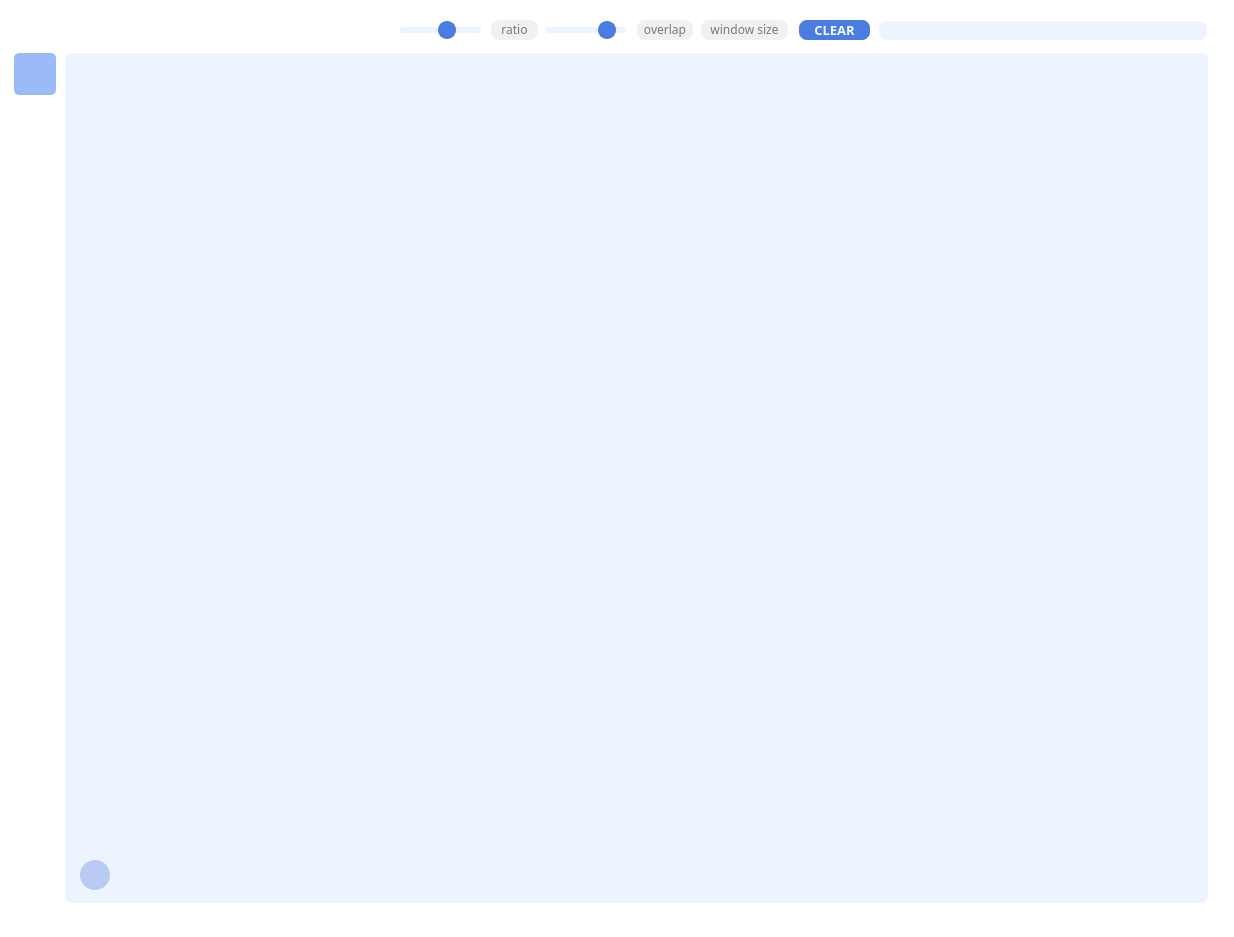
<?xml version="1.0" encoding="UTF-8"?>
<ui version="4.0">
 <class>Form</class>
 <widget class="QWidget" name="Form">
  <property name="geometry">
   <rect>
    <x>0</x>
    <y>0</y>
    <width>1234</width>
    <height>937</height>
   </rect>
  </property>
  <property name="windowTitle">
   <string>Form</string>
  </property>
  <property name="styleSheet">
   <string notr="true">background-color: rgba(0,0,0,0);</string>
  </property>
  <widget class="QFrame" name="frame_main">
   <property name="geometry">
    <rect>
     <x>0</x>
     <y>0</y>
     <width>1224</width>
     <height>922</height>
    </rect>
   </property>
   <property name="autoFillBackground">
    <bool>false</bool>
   </property>
   <property name="styleSheet">
    <string notr="true">QFrame {
	border: 1px solid rgba(0,0,0, .12);
	border-radius: 7px;
	background-color: white;
}</string>
   </property>
   <property name="frameShape">
    <enum>QFrame::StyledPanel</enum>
   </property>
   <property name="frameShadow">
    <enum>QFrame::Raised</enum>
   </property>
   <widget class="QGroupBox" name="gb_main_bar">
    <property name="geometry">
     <rect>
      <x>6</x>
      <y>10</y>
      <width>171</width>
      <height>38</height>
     </rect>
    </property>
    <property name="styleSheet">
     <string notr="true">border: none;</string>
    </property>
    <property name="title">
     <string/>
    </property>
    <widget class="QPushButton" name="pb_return">
     <property name="geometry">
      <rect>
       <x>5</x>
       <y>4</y>
       <width>30</width>
       <height>30</height>
      </rect>
     </property>
     <property name="sizePolicy">
      <sizepolicy hsizetype="Minimum" vsizetype="Minimum">
       <horstretch>0</horstretch>
       <verstretch>0</verstretch>
      </sizepolicy>
     </property>
     <property name="styleSheet">
      <string notr="true">QPushButton {
	background-color: transparent;
	border: none;
}

QPushButton:pressed {
	outline: 0;
}

</string>
     </property>
     <property name="text">
      <string/>
     </property>
     <property name="icon">
      <iconset>
       <normaloff>../GUIImg/pb-home.png</normaloff>
       <activeon>../GUIImg/pb-home-hover.png</activeon>../GUIImg/pb-home.png</iconset>
     </property>
     <property name="iconSize">
      <size>
       <width>20</width>
       <height>20</height>
      </size>
     </property>
    </widget>
    <widget class="QPushButton" name="pb_initial">
     <property name="enabled">
      <bool>true</bool>
     </property>
     <property name="geometry">
      <rect>
       <x>31</x>
       <y>5</y>
       <width>30</width>
       <height>30</height>
      </rect>
     </property>
     <property name="styleSheet">
      <string notr="true">QPushButton {
	background-color: rgba(0,0,0,0);
	border: none;
}
QPushButton:pressed {
	margin: 1 1 1 1;
	outline: 0;
}</string>
     </property>
     <property name="text">
      <string/>
     </property>
     <property name="icon">
      <iconset>
       <normaloff>../GUIImg/pb-repeat.png</normaloff>../GUIImg/pb-repeat.png</iconset>
     </property>
     <property name="iconSize">
      <size>
       <width>19</width>
       <height>19</height>
      </size>
     </property>
    </widget>
    <widget class="QPushButton" name="pb_open_image">
     <property name="enabled">
      <bool>true</bool>
     </property>
     <property name="geometry">
      <rect>
       <x>57</x>
       <y>4</y>
       <width>30</width>
       <height>30</height>
      </rect>
     </property>
     <property name="font">
      <font>
       <family>Tw Cen MT Condensed</family>
       <pointsize>12</pointsize>
      </font>
     </property>
     <property name="cursor">
      <cursorShape>PointingHandCursor</cursorShape>
     </property>
     <property name="styleSheet">
      <string notr="true">QPushButton {
	background-color: rgba(0,0,0,0);
	border: none;
}
QPushButton:pressed{
	margin: 1 1 1 1;
	outline: 0;
}</string>
     </property>
     <property name="text">
      <string/>
     </property>
     <property name="icon">
      <iconset>
       <normaloff>../GUIImg/insert-picture-icon.png</normaloff>../GUIImg/insert-picture-icon.png</iconset>
     </property>
     <property name="iconSize">
      <size>
       <width>20</width>
       <height>20</height>
      </size>
     </property>
    </widget>
    <widget class="QPushButton" name="pb_save">
     <property name="enabled">
      <bool>false</bool>
     </property>
     <property name="geometry">
      <rect>
       <x>113</x>
       <y>4</y>
       <width>30</width>
       <height>30</height>
      </rect>
     </property>
     <property name="font">
      <font>
       <family>Tw Cen MT Condensed</family>
       <pointsize>12</pointsize>
      </font>
     </property>
     <property name="styleSheet">
      <string notr="true">QPushButton {
	background-color: rgba(0,0,0,0);
	border: none;
}
QPushButton:pressed{
	margin: 1 1 1 1;
	outline: 0;
}
</string>
     </property>
     <property name="text">
      <string/>
     </property>
     <property name="icon">
      <iconset>
       <normaloff>../GUIImg/pb-save.png</normaloff>../GUIImg/pb-save.png</iconset>
     </property>
     <property name="iconSize">
      <size>
       <width>21</width>
       <height>21</height>
      </size>
     </property>
    </widget>
    <widget class="QPushButton" name="pb_open_shape">
     <property name="enabled">
      <bool>false</bool>
     </property>
     <property name="geometry">
      <rect>
       <x>85</x>
       <y>4</y>
       <width>30</width>
       <height>30</height>
      </rect>
     </property>
     <property name="font">
      <font>
       <family>Tw Cen MT Condensed</family>
       <pointsize>12</pointsize>
      </font>
     </property>
     <property name="cursor">
      <cursorShape>PointingHandCursor</cursorShape>
     </property>
     <property name="styleSheet">
      <string notr="true">QPushButton {
	background-color: rgba(0,0,0,0);
	border: none;
}
QPushButton:pressed{
	margin: 1 1 1 1;
	outline: 0;
}</string>
     </property>
     <property name="text">
      <string/>
     </property>
     <property name="icon">
      <iconset>
       <normaloff>../GUIImg/block.png</normaloff>../GUIImg/block.png</iconset>
     </property>
     <property name="iconSize">
      <size>
       <width>21</width>
       <height>21</height>
      </size>
     </property>
    </widget>
   </widget>
   <widget class="QPushButton" name="pb_poly_mode">
    <property name="geometry">
     <rect>
      <x>14</x>
      <y>103</y>
      <width>42</width>
      <height>42</height>
     </rect>
    </property>
    <property name="styleSheet">
     <string notr="true">QPushButton {
	border: None;
	border-radius: 5px;
}

QPushButton:pressed{
	margin: 1 1 1 1;
	outline: 0;
}

QPushButton:hover {
	background-color: #EDF3FF;
}</string>
    </property>
    <property name="text">
     <string/>
    </property>
    <property name="icon">
     <iconset>
      <normaloff>../GUIImg/box2.png</normaloff>../GUIImg/box2.png</iconset>
    </property>
    <property name="iconSize">
     <size>
      <width>29</width>
      <height>29</height>
     </size>
    </property>
   </widget>
   <widget class="QPushButton" name="pb_cut_mode">
    <property name="geometry">
     <rect>
      <x>14</x>
      <y>153</y>
      <width>42</width>
      <height>42</height>
     </rect>
    </property>
    <property name="styleSheet">
     <string notr="true">QPushButton {
	border: none;
	border-radius: 5px;
}
QPushButton:pressed{
	margin: 1 1 1 1;
	outline: 0;
}

QPushButton:hover {
	background-color: #EDF3FF;
}</string>
    </property>
    <property name="text">
     <string/>
    </property>
    <property name="icon">
     <iconset>
      <normaloff>../GUIImg/segment.png</normaloff>../GUIImg/segment.png</iconset>
    </property>
    <property name="iconSize">
     <size>
      <width>25</width>
      <height>25</height>
     </size>
    </property>
   </widget>
   <widget class="QPushButton" name="pb_crop_mode">
    <property name="enabled">
     <bool>true</bool>
    </property>
    <property name="geometry">
     <rect>
      <x>14</x>
      <y>53</y>
      <width>42</width>
      <height>42</height>
     </rect>
    </property>
    <property name="styleSheet">
     <string notr="true">QPushButton {
	border: none;
	border-radius: 5px;
	background-color: #9ABAFA;

}

QPushButton:pressed{
	margin: 1 1 1 1;
	outline: 0;
}</string>
    </property>
    <property name="text">
     <string/>
    </property>
    <property name="icon">
     <iconset>
      <normaloff>../GUIImg/bnbox.png</normaloff>../GUIImg/bnbox.png</iconset>
    </property>
    <property name="iconSize">
     <size>
      <width>27</width>
      <height>27</height>
     </size>
    </property>
   </widget>
   <widget class="QGraphicsView" name="view_canvas">
    <property name="geometry">
     <rect>
      <x>65</x>
      <y>53</y>
      <width>1143</width>
      <height>850</height>
     </rect>
    </property>
    <property name="font">
     <font>
      <family>Agency FB</family>
      <pointsize>8</pointsize>
     </font>
    </property>
    <property name="cursor" stdset="0">
     <cursorShape>CrossCursor</cursorShape>
    </property>
    <property name="mouseTracking">
     <bool>true</bool>
    </property>
    <property name="styleSheet">
     <string notr="true">background-color: #EDF3FF;
border: none;</string>
    </property>
    <property name="frameShape">
     <enum>QFrame::StyledPanel</enum>
    </property>
    <property name="verticalScrollBarPolicy">
     <enum>Qt::ScrollBarAlwaysOff</enum>
    </property>
    <property name="horizontalScrollBarPolicy">
     <enum>Qt::ScrollBarAlwaysOff</enum>
    </property>
    <property name="interactive">
     <bool>false</bool>
    </property>
    <property name="dragMode">
     <enum>QGraphicsView::ScrollHandDrag</enum>
    </property>
    <property name="transformationAnchor">
     <enum>QGraphicsView::AnchorUnderMouse</enum>
    </property>
    <property name="resizeAnchor">
     <enum>QGraphicsView::AnchorUnderMouse</enum>
    </property>
   </widget>
   <widget class="QStackedWidget" name="sw_top_widget">
    <property name="geometry">
     <rect>
      <x>252</x>
      <y>8</y>
      <width>970</width>
      <height>44</height>
     </rect>
    </property>
    <property name="styleSheet">
     <string notr="true">QStackedWidget {
	background-color: transparent;
	border: none;
}</string>
    </property>
    <property name="currentIndex">
     <number>0</number>
    </property>
    <widget class="QWidget" name="page_bnbox_top">
     <widget class="QLineEdit" name="le_overlap_ratio">
      <property name="enabled">
       <bool>false</bool>
      </property>
      <property name="geometry">
       <rect>
        <x>383</x>
        <y>10</y>
        <width>60</width>
        <height>24</height>
       </rect>
      </property>
      <property name="font">
       <font>
        <family>Eras Medium ITC</family>
        <pointsize>9</pointsize>
       </font>
      </property>
      <property name="styleSheet">
       <string notr="true">QLineEdit {
	border: 2px solid #FFFFFF;
	border-radius: 10px;
	background-color: #F1F1F1;
	padding-bottom: 1px;
}
</string>
      </property>
      <property name="text">
       <string/>
      </property>
      <property name="alignment">
       <set>Qt::AlignCenter</set>
      </property>
      <property name="placeholderText">
       <string>overlap</string>
      </property>
     </widget>
     <widget class="QLineEdit" name="le_crop_info">
      <property name="enabled">
       <bool>true</bool>
      </property>
      <property name="geometry">
       <rect>
        <x>625</x>
        <y>11</y>
        <width>332</width>
        <height>24</height>
       </rect>
      </property>
      <property name="font">
       <font>
        <family>Tw Cen MT Condensed</family>
        <pointsize>11</pointsize>
       </font>
      </property>
      <property name="styleSheet">
       <string notr="true">QLineEdit {
	border: 1px solid transparent;
	background-color: transparent;
	border-radius: 10px;
	padding-bottom: 1px;
}</string>
      </property>
      <property name="text">
       <string/>
      </property>
      <property name="alignment">
       <set>Qt::AlignCenter</set>
      </property>
      <property name="readOnly">
       <bool>false</bool>
      </property>
     </widget>
     <widget class="QLineEdit" name="le_wsize">
      <property name="enabled">
       <bool>false</bool>
      </property>
      <property name="geometry">
       <rect>
        <x>447</x>
        <y>10</y>
        <width>91</width>
        <height>24</height>
       </rect>
      </property>
      <property name="font">
       <font>
        <family>Eras Medium ITC</family>
        <pointsize>9</pointsize>
       </font>
      </property>
      <property name="styleSheet">
       <string notr="true">QLineEdit {
	border: 2px solid white;
	border-radius: 10px;
	background-color: #F1F1F1;
	padding-bottom: 1px;
}</string>
      </property>
      <property name="text">
       <string/>
      </property>
      <property name="alignment">
       <set>Qt::AlignCenter</set>
      </property>
      <property name="placeholderText">
       <string>window size</string>
      </property>
     </widget>
     <widget class="QProgressBar" name="bar_extract">
      <property name="geometry">
       <rect>
        <x>625</x>
        <y>11</y>
        <width>332</width>
        <height>23</height>
       </rect>
      </property>
      <property name="font">
       <font>
        <family>Tw Cen MT Condensed</family>
        <pointsize>11</pointsize>
       </font>
      </property>
      <property name="styleSheet">
       <string notr="true">QProgressBar {
	border: 2px solid #FFFFFF;
	background-color: #EDF3FF;
	border-radius: 10px;
}
QProgressBar::chunk {
	background-color: #05B8CC;
	border-radius: 10px;
}   </string>
      </property>
      <property name="value">
       <number>0</number>
      </property>
      <property name="alignment">
       <set>Qt::AlignCenter</set>
      </property>
      <property name="textVisible">
       <bool>false</bool>
      </property>
     </widget>
     <widget class="QPushButton" name="pb_clear_crop">
      <property name="enabled">
       <bool>true</bool>
      </property>
      <property name="geometry">
       <rect>
        <x>545</x>
        <y>10</y>
        <width>75</width>
        <height>24</height>
       </rect>
      </property>
      <property name="font">
       <font>
        <family>Tw Cen MT Condensed</family>
        <pointsize>10</pointsize>
        <weight>75</weight>
        <bold>true</bold>
       </font>
      </property>
      <property name="styleSheet">
       <string notr="true">QPushButton {
	background-color: #4B7CE1;
	color: #F7F9FF;
	border: 2px solid white;
	border-radius: 10px;
	padding-bottom: 1px;
}
QPushButton:pressed {
	margin: 1 1 1 1;
}</string>
      </property>
      <property name="text">
       <string>CLEAR</string>
      </property>
     </widget>
     <widget class="QSlider" name="hs_split_ratio">
      <property name="enabled">
       <bool>false</bool>
      </property>
      <property name="geometry">
       <rect>
        <x>148</x>
        <y>11</y>
        <width>81</width>
        <height>22</height>
       </rect>
      </property>
      <property name="styleSheet">
       <string notr="true">QSlider::groove:horizontal { 
	background-color: #EDF3FF;
	border: 0px solid #FFFFFF; 
	height: 6px; 
	border-radius: 3px;
}

QSlider::handle:horizontal { 
	background-color: #4B7CE1; 
	border: 2px solid #4B7CE1; 
	width: 14px; 
	height: 18px; 
	line-height: 18px; 
	margin-top: -6px; 
	margin-bottom: -6px; 
	border-radius: 9px; 
}

</string>
      </property>
      <property name="minimum">
       <number>10</number>
      </property>
      <property name="maximum">
       <number>20</number>
      </property>
      <property name="pageStep">
       <number>8</number>
      </property>
      <property name="sliderPosition">
       <number>16</number>
      </property>
      <property name="orientation">
       <enum>Qt::Horizontal</enum>
      </property>
     </widget>
     <widget class="QLineEdit" name="le_split_ratio">
      <property name="enabled">
       <bool>false</bool>
      </property>
      <property name="geometry">
       <rect>
        <x>237</x>
        <y>10</y>
        <width>51</width>
        <height>24</height>
       </rect>
      </property>
      <property name="font">
       <font>
        <family>Eras Medium ITC</family>
        <pointsize>9</pointsize>
       </font>
      </property>
      <property name="styleSheet">
       <string notr="true">QLineEdit {
	border: 2px solid #FFFFFF;
	border-radius: 10px;
	background-color: #F1F1F1;
	padding-bottom: 1px;
}
</string>
      </property>
      <property name="text">
       <string/>
      </property>
      <property name="alignment">
       <set>Qt::AlignCenter</set>
      </property>
      <property name="placeholderText">
       <string>ratio</string>
      </property>
     </widget>
     <widget class="QSlider" name="hs_overlap_ratio">
      <property name="enabled">
       <bool>false</bool>
      </property>
      <property name="geometry">
       <rect>
        <x>293</x>
        <y>11</y>
        <width>81</width>
        <height>22</height>
       </rect>
      </property>
      <property name="styleSheet">
       <string notr="true">QSlider::groove:horizontal { 
	background-color: #EDF3FF;
	border: 0px solid #FFFFFF; 
	height: 6px; 
	border-radius: 3px;
}

QSlider::handle:horizontal { 
	background-color: #4B7CE1; 
	border: 2px solid #4B7CE1; 
	width: 14px; 
	height: 18px; 
	line-height: 18px; 
	margin-top: -6px; 
	margin-bottom: -6px; 
	border-radius: 9px; 
}

</string>
      </property>
      <property name="minimum">
       <number>0</number>
      </property>
      <property name="maximum">
       <number>19</number>
      </property>
      <property name="pageStep">
       <number>8</number>
      </property>
      <property name="sliderPosition">
       <number>16</number>
      </property>
      <property name="orientation">
       <enum>Qt::Horizontal</enum>
      </property>
     </widget>
     <zorder>bar_extract</zorder>
     <zorder>le_overlap_ratio</zorder>
     <zorder>le_wsize</zorder>
     <zorder>pb_clear_crop</zorder>
     <zorder>le_crop_info</zorder>
     <zorder>hs_split_ratio</zorder>
     <zorder>le_split_ratio</zorder>
     <zorder>hs_overlap_ratio</zorder>
    </widget>
    <widget class="QWidget" name="undefined"/>
   </widget>
   <widget class="QPushButton" name="pb_cropim_info">
    <property name="geometry">
     <rect>
      <x>80</x>
      <y>860</y>
      <width>30</width>
      <height>30</height>
     </rect>
    </property>
    <property name="styleSheet">
     <string notr="true">QPushButton {
	border: none;
	background-color: #B7CBF4;
	border-radius: 15px;
}</string>
    </property>
    <property name="text">
     <string/>
    </property>
    <property name="icon">
     <iconset>
      <normaloff>../GUIImg/info.png</normaloff>../GUIImg/info.png</iconset>
    </property>
    <property name="iconSize">
     <size>
      <width>18</width>
      <height>18</height>
     </size>
    </property>
   </widget>
  </widget>
 </widget>
 <resources/>
 <connections/>
</ui>
